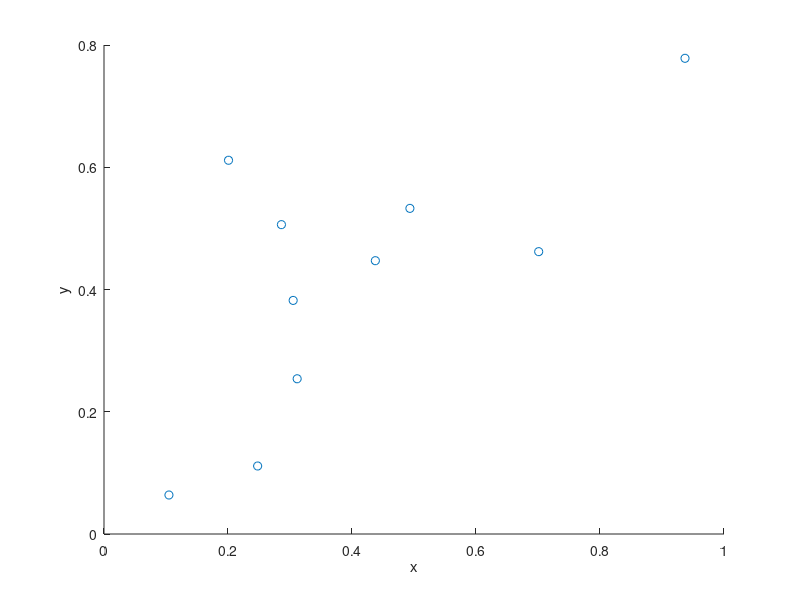

The MATLAB source for this figure:
%Simulate a binomial point process on a unit square.
%Author: H. Paul Keeler, 2018.

numbPoints=10; %number of points

%Simulate binomial point process
xx=rand(numbPoints,1);%x coordinates of Poisson points
yy=rand(numbPoints,1);%y coordinates of Poisson points

%Plotting
scatter(xx,yy);
xlabel('x');ylabel('y');
